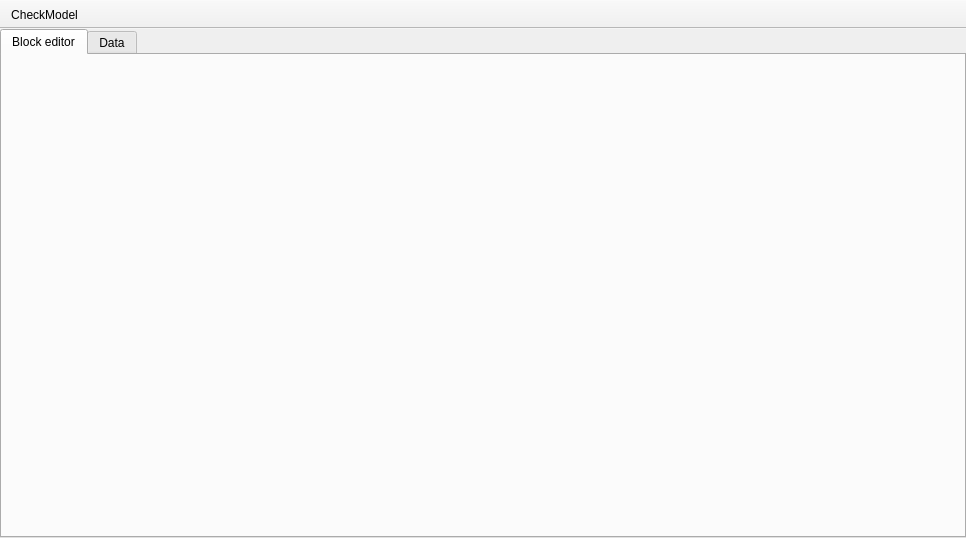
<?xml version="1.0" encoding="UTF-8"?>
<ui version="4.0">
 <class>MainWindow</class>
 <widget class="QMainWindow" name="MainWindow">
  <property name="geometry">
   <rect>
    <x>0</x>
    <y>0</y>
    <width>966</width>
    <height>538</height>
   </rect>
  </property>
  <property name="windowTitle">
   <string>MainWindow</string>
  </property>
  <widget class="QWidget" name="centralwidget">
   <layout class="QVBoxLayout" name="verticalLayout">
    <property name="leftMargin">
     <number>0</number>
    </property>
    <property name="topMargin">
     <number>0</number>
    </property>
    <property name="rightMargin">
     <number>0</number>
    </property>
    <property name="bottomMargin">
     <number>0</number>
    </property>
    <item>
     <widget class="QTabWidget" name="tabWidget">
      <property name="currentIndex">
       <number>0</number>
      </property>
      <widget class="QWidget" name="tab">
       <attribute name="title">
        <string>Block editor</string>
       </attribute>
       <layout class="QVBoxLayout" name="verticalLayout_4">
        <item>
         <layout class="QVBoxLayout" name="editorLayout"/>
        </item>
       </layout>
      </widget>
      <widget class="QWidget" name="tab_2">
       <attribute name="title">
        <string>Data</string>
       </attribute>
       <layout class="QVBoxLayout" name="verticalLayout_3">
        <item>
         <widget class="QSplitter" name="splitter_3">
          <property name="orientation">
           <enum>Qt::Orientation::Horizontal</enum>
          </property>
          <widget class="QFrame" name="frame_8">
           <property name="maximumSize">
            <size>
             <width>400</width>
             <height>16777215</height>
            </size>
           </property>
           <property name="frameShape">
            <enum>QFrame::Shape::NoFrame</enum>
           </property>
           <property name="frameShadow">
            <enum>QFrame::Shadow::Raised</enum>
           </property>
           <layout class="QVBoxLayout" name="verticalLayout_7">
            <property name="topMargin">
             <number>8</number>
            </property>
            <item>
             <widget class="QListView" name="listView"/>
            </item>
           </layout>
          </widget>
          <widget class="QFrame" name="PlotFrame">
           <property name="frameShape">
            <enum>QFrame::Shape::NoFrame</enum>
           </property>
           <property name="frameShadow">
            <enum>QFrame::Shadow::Raised</enum>
           </property>
           <layout class="QHBoxLayout" name="horizontalLayout">
            <property name="leftMargin">
             <number>8</number>
            </property>
            <property name="topMargin">
             <number>8</number>
            </property>
            <property name="rightMargin">
             <number>8</number>
            </property>
            <property name="bottomMargin">
             <number>8</number>
            </property>
            <item>
             <widget class="QTableView" name="tableView"/>
            </item>
           </layout>
          </widget>
         </widget>
        </item>
       </layout>
      </widget>
     </widget>
    </item>
   </layout>
  </widget>
  <widget class="QToolBar" name="toolBar">
   <property name="windowTitle">
    <string>toolBar</string>
   </property>
   <property name="movable">
    <bool>false</bool>
   </property>
   <attribute name="toolBarArea">
    <enum>TopToolBarArea</enum>
   </attribute>
   <attribute name="toolBarBreak">
    <bool>false</bool>
   </attribute>
   <addaction name="actionCheckModel"/>
  </widget>
  <action name="actionCheckModel">
   <property name="text">
    <string>CheckModel</string>
   </property>
   <property name="menuRole">
    <enum>QAction::MenuRole::NoRole</enum>
   </property>
  </action>
 </widget>
 <resources>
  <include location="icons.qrc"/>
 </resources>
 <connections/>
</ui>
